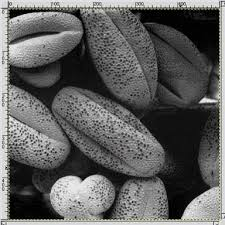
#> input picture Images/images.jpg, 225 x 225 px
$ python high_boost_filtering.py
#> lines starting #> are read from the running program, lines starting #| are printed output that depends on the picture
#high boost filtering
import cv2

# Load the image
image = cv2.imread("Images/images.jpg")
#> image is the input picture: shape (225, 225, 3); mean B, G, R 94.4, 95.1, 95
# Blur the image
gauss = cv2.GaussianBlur(image, (7, 7), 0)
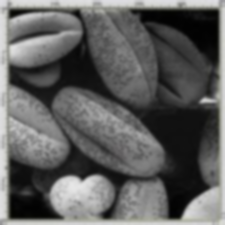
#> gauss: shape (225, 225, 3); mean B, G, R 94.4, 95.1, 95
# Apply Unsharp masking
unsharp_image = cv2.addWeighted(image, 2, gauss, -1, 0)
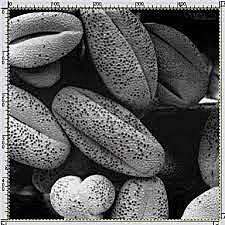
#> unsharp_image: shape (225, 225, 3); mean B, G, R 95.2, 95.8, 95.7
cv2.imshow("animesh",unsharp_image)
cv2.waitKey(0)
